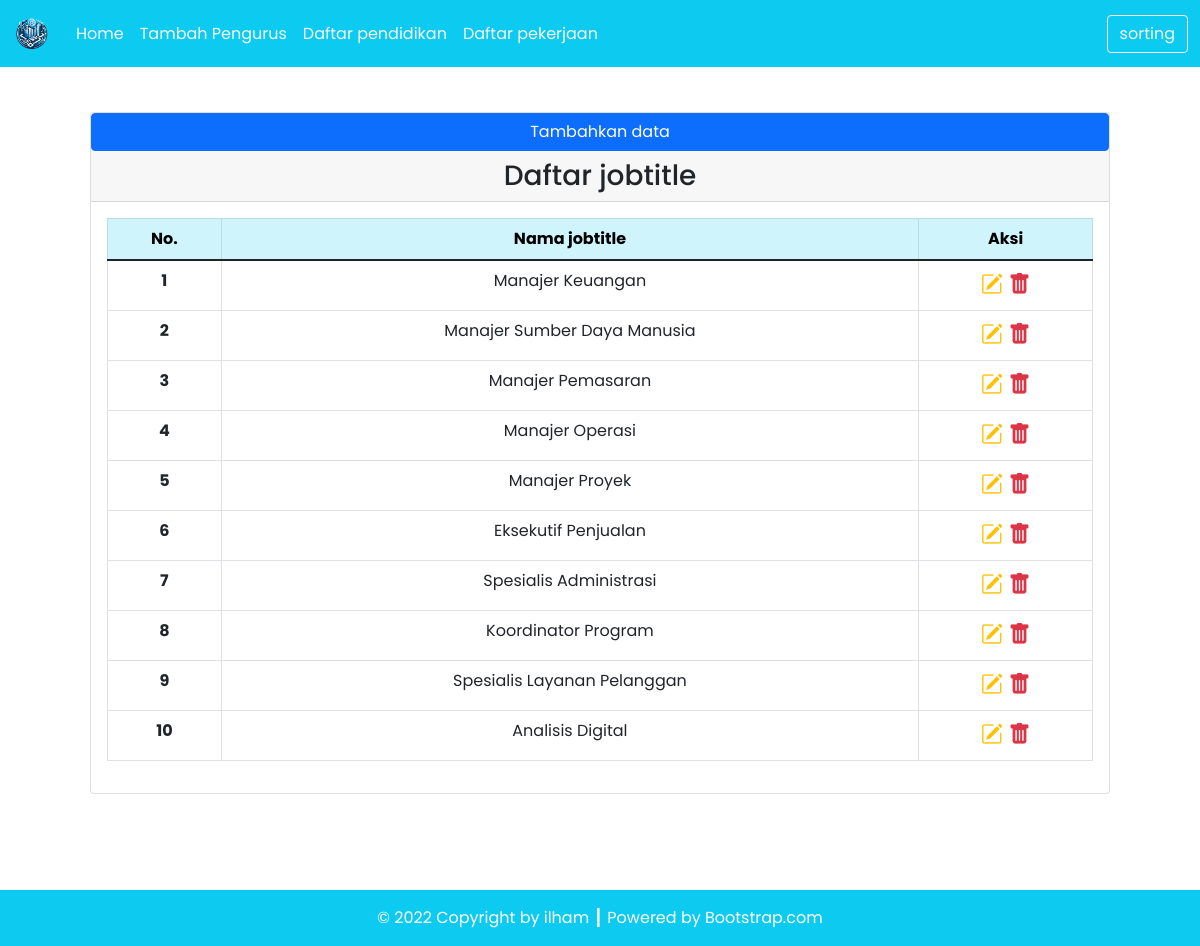
Page /source_code/tp3_perusahaan/jobtitle.php on the committed database.
### tables this page shows
CREATE TABLE `jobtitle` (
  `JobID` int(11) NOT NULL,
  `JobName` varchar(255) DEFAULT NULL
);

### source_code/tp3_perusahaan/config/db.php (called while the page is built)
<?php
$DB_HOST = "localhost";
$DB_USERNAME = "root";
$DB_PASSWORD = "";
$DB_NAME = "db_perusahaan";

### source_code/tp3_perusahaan/classes/DB.php (called while the page is built, shortened)
<?php
class DB
{
    private $hostname;
    private $username;
    private $password;
    private $dbname;
    private $conn;
    private $result;
    function __construct($hostname, $username, $password, $dbname)
    {
        $this->hostname = $hostname;
        $this->username = $username;
        $this->password = $password;
        $this->dbname = $dbname;
    }
    function open()
    {
        $this->conn = mysqli_connect($this->hostname, $this->username, $this->password, $this->dbname);
    }
    function execute($query)
    {
        $this->result = mysqli_query($this->conn, $query);
    }
    function getResult()
    {
        return mysqli_fetch_array($this->result);
    }
}

### source_code/tp3_perusahaan/classes/jobtitle.php (called while the page is built, shortened)
<?php
class jobtitle extends DB
{
    function getjobtitle()
    {
        $query = "SELECT * FROM jobtitle";
        return $this->execute($query);
    }
}

### source_code/tp3_perusahaan/jobtitle.php (the view, shortened to what this page needs)
<?php
include('config/db.php');
include('classes/DB.php');
include('classes/education.php');
include('classes/jobtitle.php');
$jobtitle = new jobtitle($DB_HOST, $DB_USERNAME, $DB_PASSWORD, $DB_NAME);
$jobtitle->open();
if(isset($_POST['btn-cari'])){
    $jobtitle->getjobtitlebysort();
}else{
    $jobtitle->getjobtitle();
}
$header = '<tr>
<th scope="row">No.</th>
<th scope="row">Nama jobtitle</th>
<th scope="row">Aksi</th>
</tr>';
$data = null;
$no = 1;
while ($div = $jobtitle->getResult()) {
    $data .= '<tr>
    <th scope="row">' . $no . '</th>
    <td>' . $div['JobName'] . '</td>
    <td style="font-size: 22px;">
        <a href="jobtitle.php?id=' . $div['JobID'] . '" title="Edit Data"><i class="bi bi-pencil-square text-warning"></i></a>&nbsp;<a href="jobtitle.php?hapus=' . $div['JobID'] . '" title="Delete Data"><i class="bi bi-trash-fill text-danger"></i></a>
        </td>
    </tr>';
    $no++;
}

### rows in the picture
jobtitle: JobName "Manajer Keuangan"
jobtitle: JobName "Manajer Sumber Daya Manusia"
jobtitle: JobName "Manajer Pemasaran"
jobtitle: JobName "Manajer Operasi"
jobtitle: JobName "Manajer Proyek"
jobtitle: JobName "Eksekutif Penjualan"
jobtitle: JobName "Spesialis Administrasi"
jobtitle: JobName "Koordinator Program"
jobtitle: JobName "Spesialis Layanan Pelanggan"
jobtitle: JobName "Analisis Digital"

### other values in the picture
$this->content "Home Tambah Pengurus Daftar pendidikan Daftar pekerjaan sorting Tambahkan data Daftar jobtitle © 2022 Copyright by ilham ┃ Powered by Bootstrap.com"
